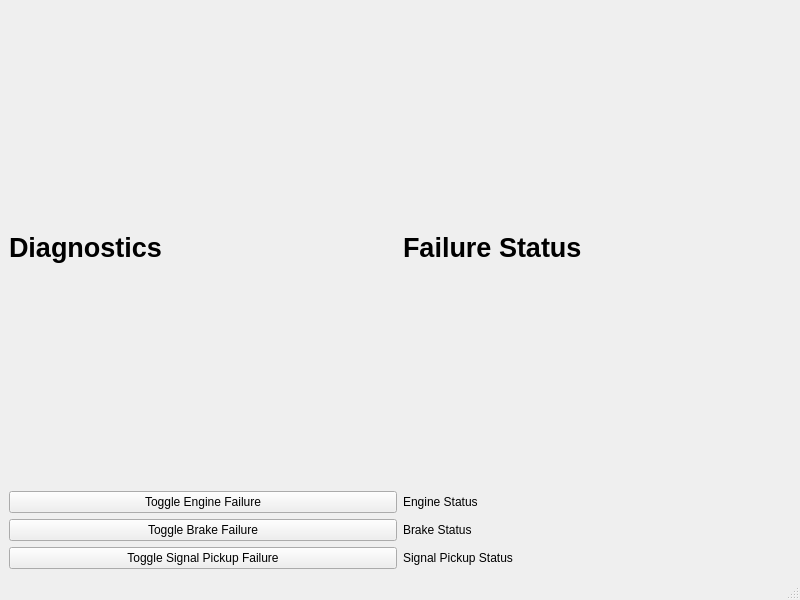
<?xml version="1.0" encoding="UTF-8"?>
<ui version="4.0">
 <class>MainWindow</class>
 <widget class="QMainWindow" name="MainWindow">
  <property name="geometry">
   <rect>
    <x>0</x>
    <y>0</y>
    <width>800</width>
    <height>600</height>
   </rect>
  </property>
  <property name="windowTitle">
   <string>MainWindow</string>
  </property>
  <widget class="QWidget" name="centralwidget">
   <layout class="QGridLayout" name="gridLayout_2">
    <item row="0" column="0">
     <layout class="QGridLayout" name="gridLayout">
      <item row="1" column="0">
       <widget class="QLabel" name="label">
        <property name="sizePolicy">
         <sizepolicy hsizetype="Minimum" vsizetype="Minimum">
          <horstretch>0</horstretch>
          <verstretch>0</verstretch>
         </sizepolicy>
        </property>
        <property name="minimumSize">
         <size>
          <width>1</width>
          <height>1</height>
         </size>
        </property>
        <property name="font">
         <font>
          <family>Arial</family>
          <pointsize>20</pointsize>
          <weight>75</weight>
          <bold>true</bold>
         </font>
        </property>
        <property name="text">
         <string>Diagnostics</string>
        </property>
       </widget>
      </item>
      <item row="2" column="0">
       <widget class="QPushButton" name="pushButton">
        <property name="text">
         <string>Toggle Engine Failure</string>
        </property>
       </widget>
      </item>
      <item row="3" column="0">
       <widget class="QPushButton" name="pushButton_2">
        <property name="text">
         <string>Toggle Brake Failure</string>
        </property>
       </widget>
      </item>
      <item row="4" column="0">
       <widget class="QPushButton" name="pushButton_3">
        <property name="text">
         <string>Toggle Signal Pickup Failure</string>
        </property>
       </widget>
      </item>
      <item row="1" column="1">
       <widget class="QLabel" name="label_2">
        <property name="font">
         <font>
          <family>Arial</family>
          <pointsize>20</pointsize>
          <weight>75</weight>
          <bold>true</bold>
         </font>
        </property>
        <property name="text">
         <string>Failure Status</string>
        </property>
       </widget>
      </item>
      <item row="2" column="1">
       <widget class="QLabel" name="label_3">
        <property name="text">
         <string>Engine Status</string>
        </property>
       </widget>
      </item>
      <item row="3" column="1">
       <widget class="QLabel" name="label_4">
        <property name="text">
         <string>Brake Status</string>
        </property>
       </widget>
      </item>
      <item row="4" column="1">
       <widget class="QLabel" name="label_5">
        <property name="text">
         <string>Signal Pickup Status</string>
        </property>
       </widget>
      </item>
     </layout>
    </item>
   </layout>
  </widget>
  <widget class="QMenuBar" name="menubar">
   <property name="geometry">
    <rect>
     <x>0</x>
     <y>0</y>
     <width>800</width>
     <height>21</height>
    </rect>
   </property>
  </widget>
  <widget class="QStatusBar" name="statusbar"/>
 </widget>
 <resources/>
 <connections/>
</ui>
